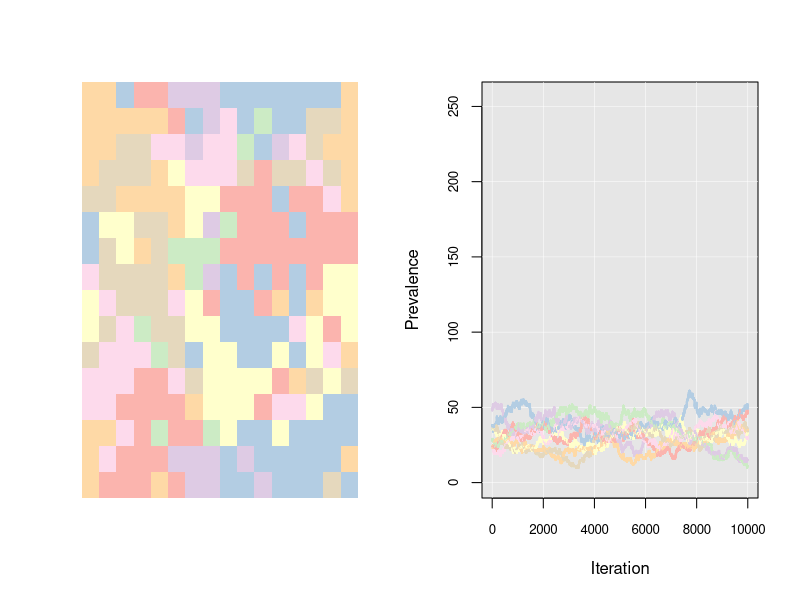

Source code (R):
dimension <- 16 #Size of world
characteristics <- 3 #More manageable than the original 6
options(scipen=999)

world <- array(0, dim=c(dimension, dimension, characteristics))

for (i in 1:dimension){
  for (j in 1:dimension){
    for (k in 1:characteristics){
      world[i,j,k] <- sample(c(0,1), 1)
    }
  }
}

#Flatten the world for plotting purposes
debinarize <- function(x){
  sum(x * 2^seq(length(x)-1, 0, -1))
}

# Set up colors for map
library(RColorBrewer)
library(spam)

rgb.palette <- brewer.pal(8, "Pastel1")

layout.mat <- rbind(c(1,1,1,NA,NA),
                    c(1,1,1,2,2),
                    c(1,1,1,NA,NA))

for(i in 0:7){
  name <- paste("num",i,sep="")
  assign(name, NULL)
}

par(mfrow=c(1,2))
pars <- c('plt','usr')

for(iteration in 1:10000){
  # Select two cells to interact. Random number between 1 and dimension
  first.cell.row <- round(runif(1)*(dimension)+0.5)
  first.cell.column <- round(runif(1)*(dimension)+0.5)
  
  second.cell.row <- first.cell.row
  second.cell.column <- first.cell.column
  
  while((second.cell.row == first.cell.row) & (second.cell.column == first.cell.column)){
    second.cell.row <- first.cell.row + sample(c(-1, 0, 1), 1)
    second.cell.column <- first.cell.column + sample(c(-1, 0, 1), 1)
  }
  
  # Make the world wrap around
  second.cell.row[second.cell.row==0] <- dimension
  second.cell.row[second.cell.row==dimension+1] <- 1
  second.cell.column[second.cell.column==0] <- dimension
  second.cell.column[second.cell.column==dimension+1] <- 1
  
  #Calculate probability of successful interaction
  probability.of.interaction <- sum(world[first.cell.row, first.cell.column,] == world[second.cell.row, second.cell.column,])/characteristics
  
  #Change second cell by 1 unit in direction of difference, with given probability
  element.to.change <- min(which(world[first.cell.row, first.cell.column,]!=world[second.cell.row, second.cell.column,]))
  
  if(element.to.change!=Inf & probability.of.interaction > runif(1)){
    world[second.cell.row, second.cell.column,element.to.change] <- world[first.cell.row, first.cell.column,element.to.change]
  }
  
  flatworld <- apply(world, 1:2, debinarize) # Create a 16x16 matrix of types

  num0 <- c(num0, sum(flatworld==0)) # Track the prevalence of each type
  num1 <- c(num1, sum(flatworld==1))
  num2 <- c(num2, sum(flatworld==2))
  num3 <- c(num3, sum(flatworld==3))
  num4 <- c(num4, sum(flatworld==4))
  num5 <- c(num5, sum(flatworld==5))
  num6 <- c(num6, sum(flatworld==6))
  num7 <- c(num7, sum(flatworld==7))
  
  # Plot the result so that we can observe in real time.
  if(iteration==1){
    image(flatworld, col=rgb.palette, axes=FALSE)
    par1 <- c(list(mfg=c(1,1,1,2)), par(pars))
    plot(-100, -100, xlim=c(1,10000), ylim=c(0,256), ylab="Prevalence", xlab="Iteration", type="n", cex.axis=0.8)
    rect(par("usr")[1], par("usr")[3], par("usr")[2], par("usr")[4], col="#E6E6E6")
    abline(h=c(0,50,100,150,200,250), col="white", lwd=0.5)
    abline(v=c(0,2000,4000,6000,8000,10000), col="white", lwd=0.5)
    par2 <- c(list(mfg=c(1,2,1,2)), par(pars))
  } else {
    par(par1)
    image(flatworld, col=rgb.palette, axes=FALSE)
    par(par2)
    segments(iteration-1, num0[iteration-1], iteration, num0[iteration], col=rgb.palette[1], lwd=2)
    segments(iteration-1, num1[iteration-1], iteration, num1[iteration], col=rgb.palette[2], lwd=2)
    segments(iteration-1, num2[iteration-1], iteration, num2[iteration], col=rgb.palette[3], lwd=2)
    segments(iteration-1, num3[iteration-1], iteration, num3[iteration], col=rgb.palette[4], lwd=2)
    segments(iteration-1, num4[iteration-1], iteration, num4[iteration], col=rgb.palette[5], lwd=2)
    segments(iteration-1, num5[iteration-1], iteration, num5[iteration], col=rgb.palette[6], lwd=2)
    segments(iteration-1, num6[iteration-1], iteration, num6[iteration], col=rgb.palette[7], lwd=2)
    segments(iteration-1, num7[iteration-1], iteration, num7[iteration], col=rgb.palette[8], lwd=2)
  }
}  
